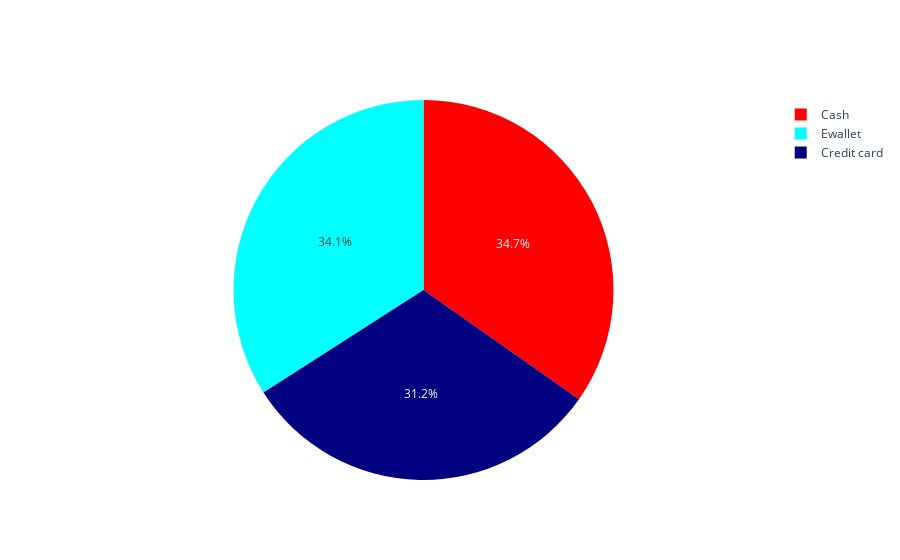

Notebook source saved alongside this figure:
### Markdown cell above
#### PERCENTAGE AMOUNT FOR EACH PAYMENT METHOD

### Code cell
city = df.groupby('Payment')['Total'].sum()
trace = go.Pie(
    labels=city.index,
    values=city.values,
    marker=dict(colors=['red', 'navy', 'cyan', 'orange', 'lightgrey'])
)
fig = go.Figure(data=[trace])
po.iplot(fig)

### Figure 1 — Plotly figure (JSON) as saved in the notebook; plotly's stock layout.template omitted (floating-point values rounded to 4 significant figures)
{"data": [{"labels": ["Cash", "Credit card", "Ewallet"], "marker": {"colors": ["red", "navy", "cyan", "orange", "lightgrey"]}, "type": "pie", "values": [112200.0, 100800.0, 110000.0]}], "layout": {}}
